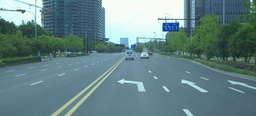
#> input picture Dataset/2018-07-09-16-11-56_2018-07-09-16-11-56-702-left.jpg, 256 x 116 px, shrunk from 881 x 400 before the run
$ jupyter execute research_project.ipynb
#> lines starting #> are read from the running program, lines starting #| are printed output that depends on the picture
[cell 1]
#import all the library
import numpy as np
import matplotlib.pyplot as plt
import cv2
import math
import time

[cell 2]
class ComputeDisparity:
    #class attribute
    #1. left image
    #2. right image
    #3. ground true disparity map
    #4. compute true disparity map
    #5. compute time
    #6. process_result

    def __init__(self, left_filepath, right_filepath, disparity_filepath):
        self.left_image = cv2.cvtColor(cv2.imread(left_filepath),cv2.COLOR_BGR2GRAY)
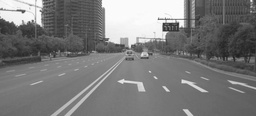
#> self.left_image: shape (116, 256); min 31, max 254, mean 122.5
        self.right_image = cv2.cvtColor(cv2.imread(right_filepath),cv2.COLOR_BGR2GRAY)
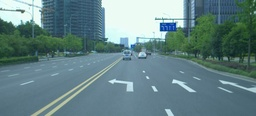
#> input picture Dataset/2018-07-09-16-11-56_2018-07-09-16-11-56-702-right.jpg, 256 x 116 px, shrunk from 881 x 400 before the run
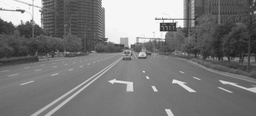
#> self.right_image: shape (116, 256); min 27, max 251, mean 121.9
# [10 lines of commented-out code are left out]

        self.g_disparity_map = cv2.imread(disparity_filepath,-1)/256
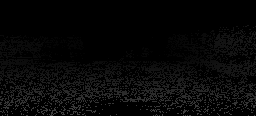
#> input picture Dataset/2018-07-09-16-11-56_2018-07-09-16-11-56-702-disparity.png, 256 x 116 px, shrunk from 881 x 400 before the run
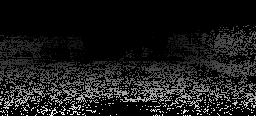
#> self.g_disparity_map: shape (116, 256) float64; min 0, max 67.8, mean 7; drawn with min black and max white
        self.c_disparity_map = None
        self.com_time = 0

    def get_left(self):
        return self.left_image

    def get_right(self):
        return self.right_image

    def get_g_disparity_map(self):
        return self.g_disparity_map

    def get_c_disparity_map(self):
        return self.c_disparity_map

    def get_process_result(self):
        return self.process_result

    # [18 lines left out: functions compute_sad_disparity, compute_sgbm_disparity, not called in this run]

    def compute_ssd_disparity(self, kernel):
#> called with kernel = 3
        start = time.time()
        left = np.asarray(self.left_image)
        right = np.asarray(self.right_image)
        h = self.right_image.shape[0]
#> h = 116
        w = self.right_image.shape[1]
#> w = 256

        depth = np.zeros((w, h), np.uint8)
        depth.shape = h, w
        kernel_half = int(kernel / 2)
        for y in range(kernel_half, h - kernel_half):
            print("\rProcessing.. %d%% complete"%(y / (h - kernel_half) * 100), end="", flush=True)
            for x in range(kernel_half, w - kernel_half):
                smallest_ssd = 65534
                smallest_pair_x = x

                for right_w in range(kernel_half, w - kernel_half):
                    ssd = 0
                    ssd_temp = 0
                    for v in range(-kernel_half, kernel_half+1):
                        for u in range(-kernel_half, kernel_half+1):
                            ssd_temp = left[y+v, x+u] - right[y+v,right_w+u]
                            ssd += ssd_temp * ssd_temp

                    if ssd < smallest_ssd:
                        smallest_ssd  = ssd
                        smallest_pair_x = right_w

                #depth[y,x] =  left[y,x]-right[y,smallest_pair_x]
                depth[y,x] =  abs(x-smallest_pair_x)
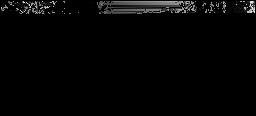
#> depth: shape (116, 256); min 0, max 245, mean 4.9

        self.process_result = depth
        self.c_disparity_map = depth
        end = time.time()
        self.com_time = end - start
        return depth


    # [211 lines left out: functions compute_ssd_disparity_acc2, compute_ssd_disparity_acc, compute_nnd_disparity, cal_rms, fra_pixel_dif, analysis and 1 more, not called in this run]
